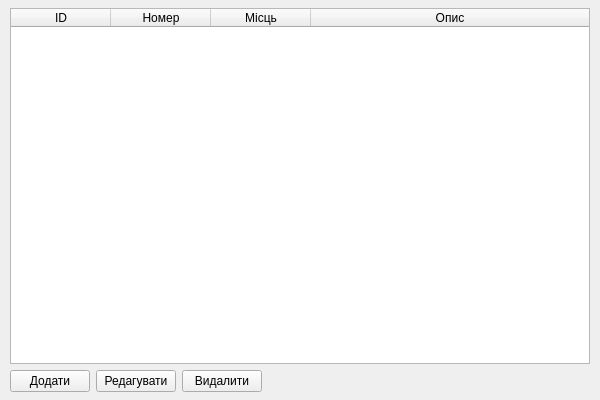
<?xml version="1.0" encoding="UTF-8"?>
<ui version="4.0">
 <class>TableManagementView</class>
 <widget class="QWidget" name="TableManagementView">
  <property name="geometry">
   <rect><x>0</x><y>0</y><width>600</width><height>400</height></rect>
  </property>
  <layout class="QVBoxLayout" name="verticalLayout">
   <property name="leftMargin"><number>10</number></property>
   <property name="topMargin"><number>8</number></property>
   <property name="rightMargin"><number>10</number></property>
   <property name="bottomMargin"><number>8</number></property>
   <property name="spacing"><number>6</number></property>
   <item>
    <widget class="QTableWidget" name="tableWidget">
     <property name="columnCount"><number>4</number></property>
     <property name="rowCount"><number>0</number></property>
     <property name="selectionBehavior"><enum>QAbstractItemView::SelectRows</enum></property>
     <property name="editTriggers"><set>QAbstractItemView::NoEditTriggers</set></property>
     <property name="alternatingRowColors"><bool>true</bool></property>
     <property name="showGrid"><bool>true</bool></property>
     <attribute name="horizontalHeaderStretchLastSection"><bool>true</bool></attribute>
     <attribute name="verticalHeaderVisible"><bool>false</bool></attribute>
     <column><property name="text"><string>ID</string></property></column>
     <column><property name="text"><string>Номер</string></property></column>
     <column><property name="text"><string>Місць</string></property></column>
     <column><property name="text"><string>Опис</string></property></column>
    </widget>
   </item>
   <item>
    <layout class="QHBoxLayout" name="buttonsLayout">
     <property name="spacing"><number>6</number></property>
     <item>
      <widget class="QPushButton" name="addBtn">
       <property name="text"><string>Додати</string></property>
      </widget>
     </item>
     <item>
      <widget class="QPushButton" name="editBtn">
       <property name="text"><string>Редагувати</string></property>
      </widget>
     </item>
     <item>
      <widget class="QPushButton" name="deleteBtn">
       <property name="text"><string>Видалити</string></property>
      </widget>
     </item>
     <item>
      <spacer name="horizontalSpacer">
       <property name="orientation"><enum>Qt::Horizontal</enum></property>
       <property name="sizeHint" stdset="0"><size><width>40</width><height>20</height></size></property>
      </spacer>
     </item>
    </layout>
   </item>
  </layout>
 </widget>
 <resources/>
 <connections/>
</ui>
